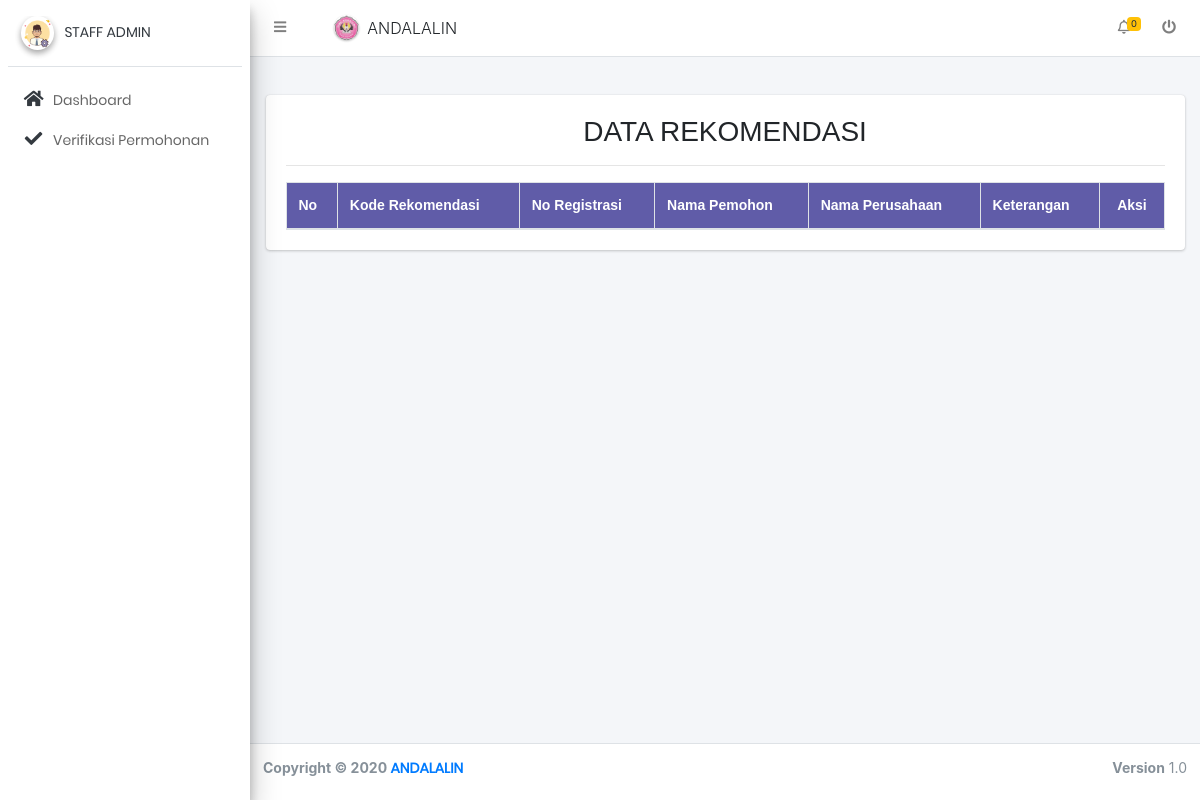
The page /index.php?p=rekomendasi (signed in) on the database as committed earlier.
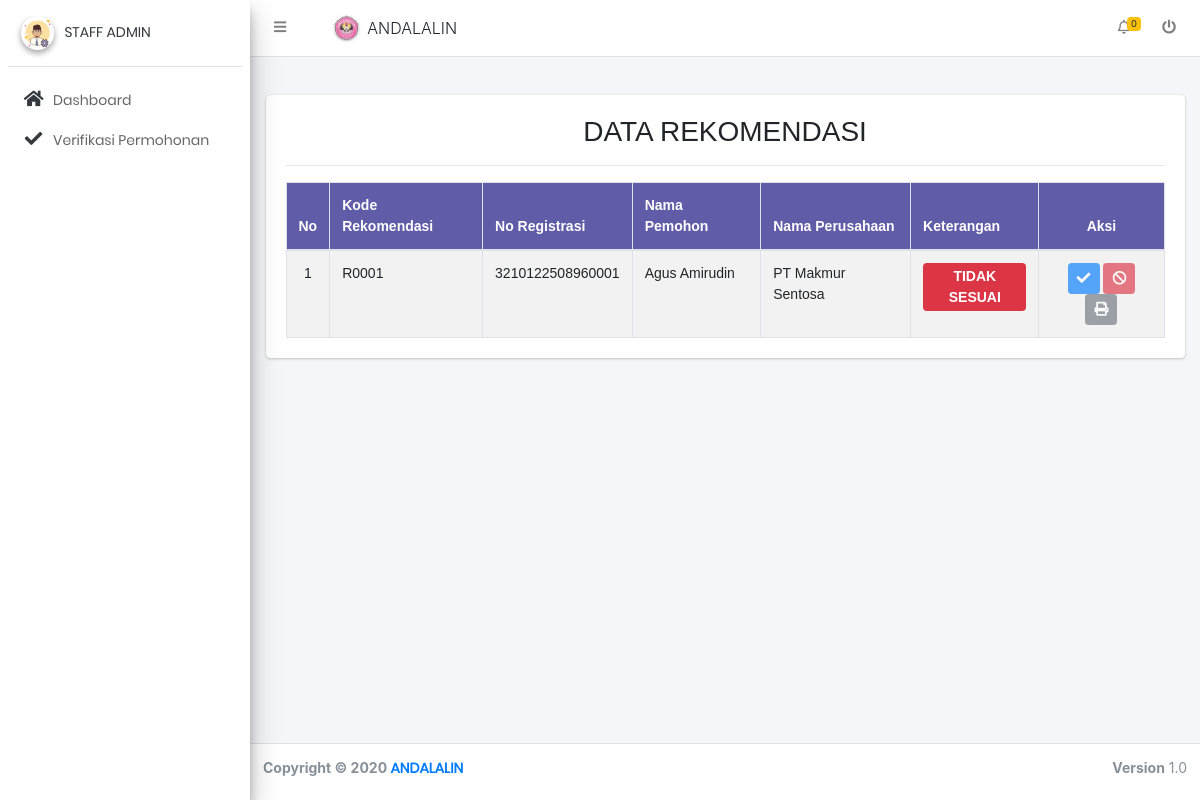
The same page on the database as committed later.
### tables this page shows
CREATE TABLE `rekomendasi`  (
  `kode_rekomendasi` varchar(6) NOT NULL,
  `kode_tinjauan` varchar(6) NOT NULL,
  `nik` varchar(16) NOT NULL,
  `no_registrasi` varchar(10) NOT NULL,
  `nip` varchar(22) NULL DEFAULT NULL,
  `keterangan` varchar(16) NOT NULL,
  `tanggal` datetime(0) NOT NULL DEFAULT current_timestamp(0) ON UPDATE CURRENT_TIMESTAMP(0),
  PRIMARY KEY (`kode_rekomendasi`) USING BTREE
);

CREATE TABLE `pemohon`  (
  `nik` varchar(16) NOT NULL,
  `nama` text NOT NULL,
  `tempat_lahir` varchar(20) NOT NULL,
  `tanggal_lahir` date NOT NULL,
  `jk` varchar(1) NOT NULL,
  `alamat` text NOT NULL,
  `agama` varchar(10) NOT NULL,
  `no_npwp` varchar(20) NOT NULL,
  `ktp` varchar(32) NOT NULL,
  `npwp` varchar(32) NOT NULL,
  `katasandi` text NOT NULL,
  `tanggal_daftar` date NOT NULL,
  PRIMARY KEY (`nik`) USING BTREE
);

CREATE TABLE `perusahaan`  (
  `no_registrasi` varchar(10) NOT NULL,
  `no_nib` varchar(20) NOT NULL,
  `nik` varchar(20) NOT NULL,
  `nama_perusahaan` varchar(50) NOT NULL,
  `no_akte` varchar(20) NOT NULL,
  `tanggal_akte` date NOT NULL,
  `akte_perusahaan` text NOT NULL,
  `no_npwp_perusahaan` varchar(20) NOT NULL,
  `nama_npwp_perusahaan` varchar(50) NOT NULL,
  `alamat_npwp_perusahaan` varchar(100) NOT NULL,
  `npwp_perusahaan` text NOT NULL,
  `no_surat_bpn` varchar(20) NOT NULL,
  `tanggal_bpn` date NOT NULL,
  `nama_pembangunan_bpn` varchar(25) NOT NULL,
  `nama_lokasi_bpn` varchar(25) NOT NULL,
  `luas_lahan_bpn` varchar(10) NOT NULL,
  `surat_bpn` text NOT NULL,
  `no_alih_fungsi` varchar(20) NOT NULL,
  `tanggal_alih_fungsi` date NOT NULL,
  `perihal_alih_fungsi` text NOT NULL,
  `no_izin_lokasi` varchar(20) NOT NULL,
  `tanggal_izin_lokasi` date NOT NULL,
  `kriteria_pembangunan` text NOT NULL,
  `jumlah_pembangunan` int(5) NOT NULL,
  `jumlah_ruang_terbangun` int(5) NOT NULL,
  `status` int(1) NULL DEFAULT NULL,
  `tanggal_daftar` datetime(0) NOT NULL DEFAULT current_timestamp(0) ON UPDATE CURRENT_TIMESTAMP(0),
  PRIMARY KEY (`no_registrasi`) USING BTREE
);

### index.php (called while the page is built, shortened)
<?php
include_once 'class/index.php';
$index = new index;

### class/rekomendasi.php (called while the page is built)
<?php
class Rekomendasi
{
    public function lihat_data()
    {
        $koneksi = new koneksi();
        $query = $koneksi->conn->query("SELECT rekomendasi.*, perusahaan.nama_perusahaan, pemohon.nama
        FROM rekomendasi JOIN tinjauan ON rekomendasi.kode_tinjauan = tinjauan.kode_tinjauan JOIN perusahaan ON rekomendasi.no_registrasi = perusahaan.no_registrasi
        JOIN pemohon ON rekomendasi.nik = pemohon.nik
        WHERE perusahaan.`status` = 1 AND tinjauan.keterangan = 1");
        if ($query->num_rows > 0) {
            while ($row = $query->fetch_assoc()) {
                $data[] = $row;
            }
            return $data;
        }
    }
}

### class/koneksi.php (called while the page is built, shortened)
<?php
class koneksi
{
    private $dbhost = "localhost";
    private $dbuser = "root";
    private $dbpass = "";
    private $dbname = "db_andalalin";
    public function __construct()
    {
        $this->conn = new mysqli($this->dbhost, $this->dbuser, $this->dbpass, $this->dbname);
    }
}

### views/rekomendasi/tampil_rekomendasi.php (the view)
<div class="container-fluid" style="font-family: Arial, Helvetica, sans-serif;">
	<div class="row">
		<div class="col-md-12">
			<div class="card">
				<div class="card-body">
					<div class="text-center">
						<h3 class="page-header">
							DATA REKOMENDASI
						</h3>
						<hr>
					</div>
					<table id="dataTable" class="table table-bordered table-striped" style="width: 100%;">
						<thead style="background-color: #605ca8; color: white;">
							<tr>
								<th>No</th>
								<th>Kode Rekomendasi</th>
								<th>No Registrasi</th>
								<th>Nama Pemohon</th>
								<th>Nama Perusahaan</th>
								<th>Keterangan</th>
								<th style="text-align:center">Aksi</th>
							</tr>
						</thead>
						<tbody>
							<?php
							if ($rekomendasi->lihat_data() != FALSE) {
								$no = 1;
								foreach ($rekomendasi->lihat_data() as $data_rekomendasi) {
							?>
									<tr>
										<td class="text-center"><?php echo $no; ?></td>
										<td><?php echo $data_rekomendasi['kode_rekomendasi']; ?></td>
										<td><?php echo $data_rekomendasi['nik']; ?></td>
										<td><?php echo $data_rekomendasi['nama']; ?></td>
										<td><?php echo $data_rekomendasi['nama_perusahaan']; ?></td>
										<td class="text-center"><span class="<?= ($data_rekomendasi['keterangan'] == 0) ? 'bg-warning' : 'bg-success' ?> <?= ($data_rekomendasi['keterangan'] == 2) ? 'bg-danger' : '' ?>" style="border-radius: 4px;background-color: #fff; display: inline-block; font-weight: 600;padding: 3px;">
												<?php if ($data_rekomendasi['keterangan'] == 0) {
													echo 'MENUNNGU';
												} elseif ($data_rekomendasi['keterangan'] == 1) {
													echo 'SESUAI';
												} else {
													echo 'TIDAK SESUAI';
												} ?>
											</span>
										</td>
										<td class="text-center">
											<button class="btn btn-sm btn-primary btn-custom" onclick="verif_rekomendasi('<?= $data_rekomendasi['kode_rekomendasi'] ?>', 1, '<?= $_SESSION['nip'] ?>')" title="sesuai" <?= ($data_rekomendasi['keterangan'] == 1 || $data_rekomendasi['keterangan'] == 2) ? 'disabled' : '' ?>><span class="fa fa-check"></span></button>
											<button class="btn btn-sm btn-danger btn-custom" onclick="verif_rekomendasi('<?= $data_rekomendasi['kode_rekomendasi'] ?>', 2, '<?= $_SESSION['nip'] ?>')" title="tidak sesuai" <?= ($data_rekomendasi['keterangan'] == 1 || $data_rekomendasi['keterangan'] == 2) ? 'disabled' : '' ?>><span class="fa fa-ban"></span></button>
											<a href="<?= ($data_rekomendasi['keterangan'] == 1) ? 'cetak_rekomendasi.php?kode=' . $data_rekomendasi['kode_rekomendasi'] . '' : '#' ?>" target="_blank">
												<button class="btn btn-sm btn-secondary btn-custom" title="print" <?= ($data_rekomendasi['keterangan'] == 1) ? '' : 'disabled' ?>><span class="fa fa-print"></span></button>
											</a>
										</td>
								<?php
									$no++;
								}
							}
								?>
						</tbody>
					</table>
				</div>
			</div>
		</div>
	</div>
</div>

Rows that differ between the two databases and show on the page:
now on this page (row edited): rekomendasi: kode_rekomendasi "R0001", nik "3210122508960001", pemohon.nama "Agus Amirudin", perusahaan.nama_perusahaan "PT Makmur Sentosa", keterangan "TIDAK SESUAI"
